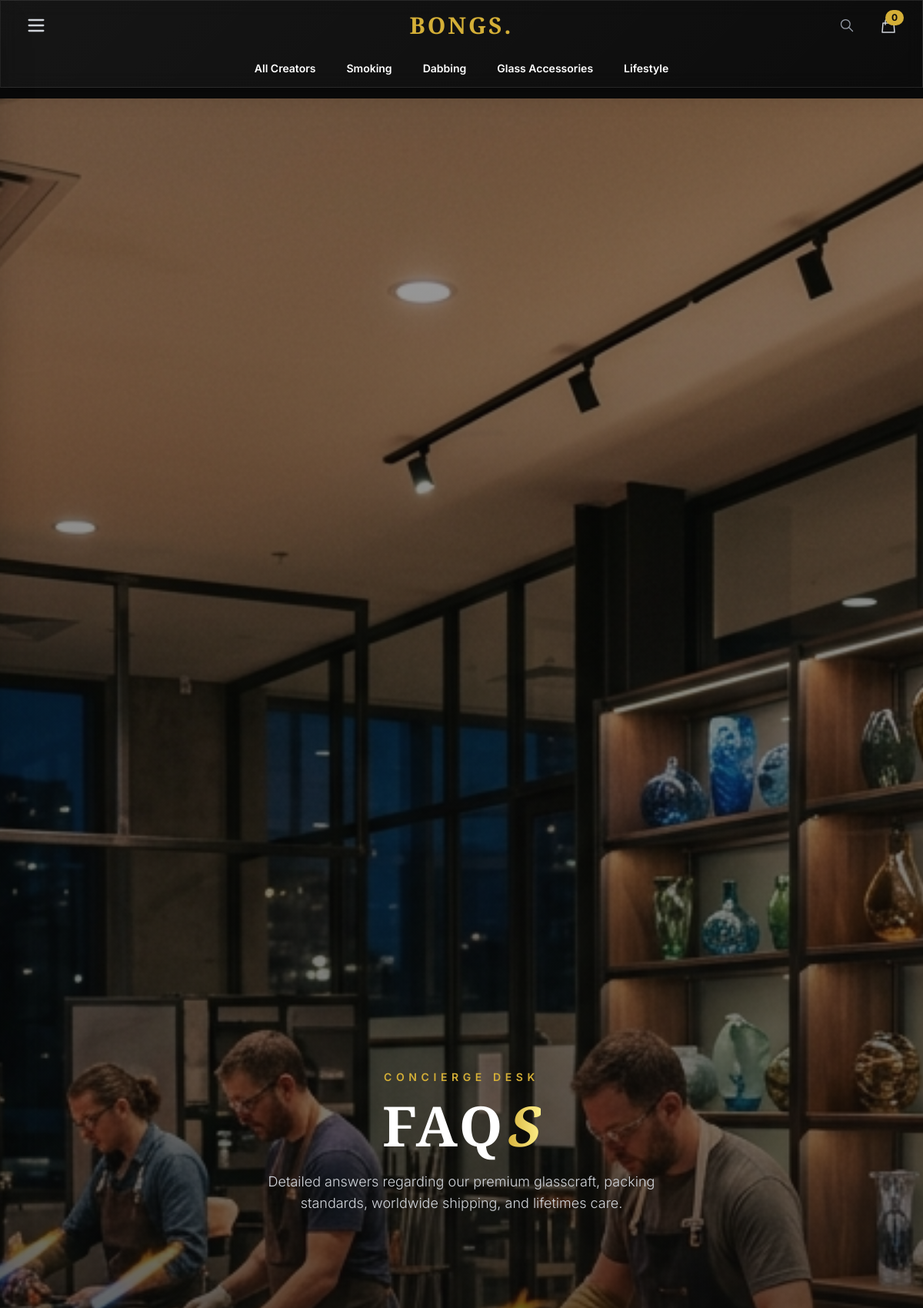
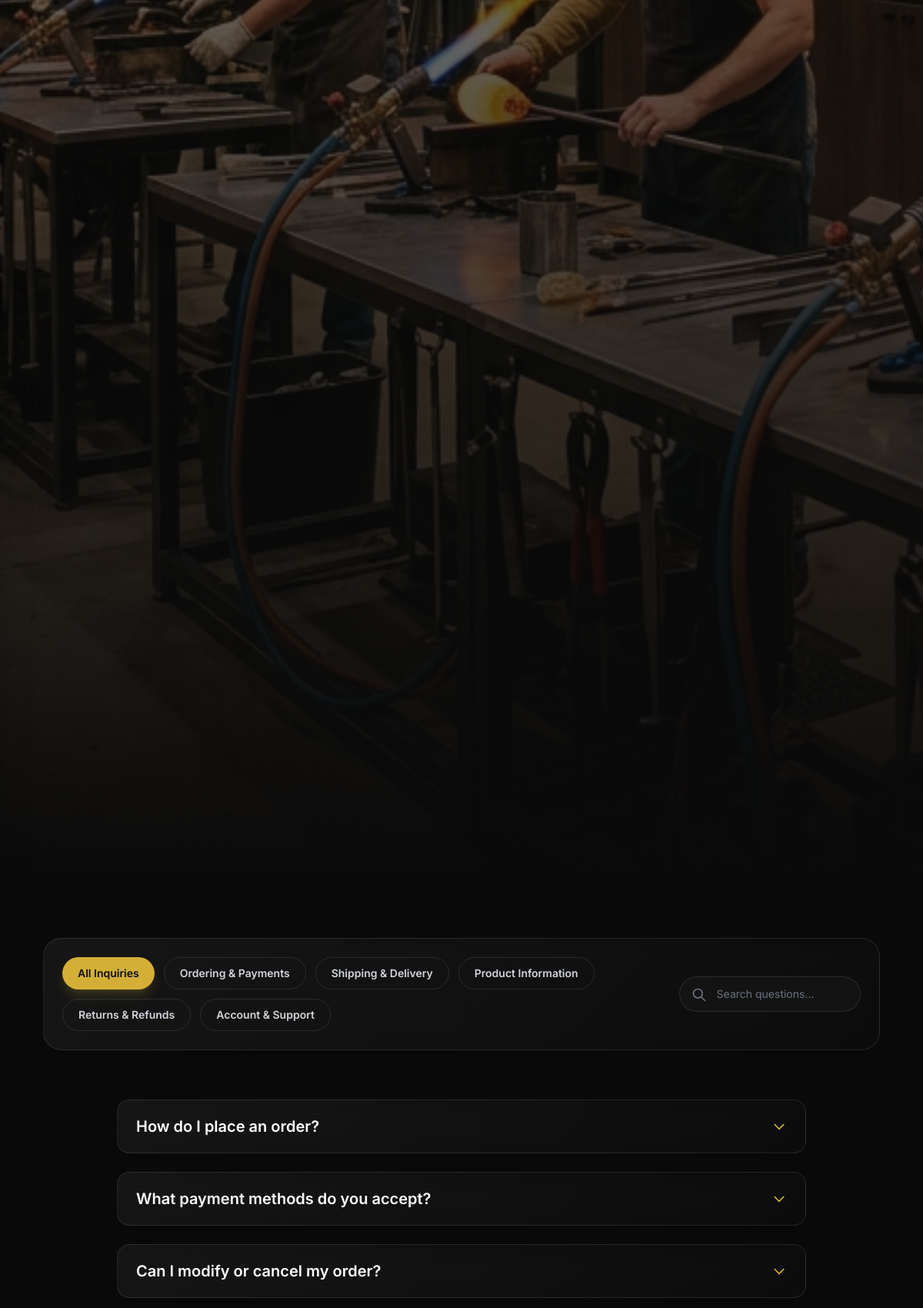
Screenshot of /faq/ (upper part) with the database file from the repository (2 pictures, top to bottom).
### shop/models.py (models this page shows, shortened)
class Category(models.Model):
    parent = models.ForeignKey('self', related_name='children', on_delete=models.CASCADE, blank=True, null=True)
    name = models.CharField(max_length=200)
    slug = models.SlugField(max_length=200, unique=True)
    description = models.TextField(blank=True)
    image = models.ImageField(upload_to='categories/%Y/%m/%d', blank=True)
    class Meta:
        ordering = ['name']
        verbose_name_plural = 'categories'

### core/models.py (models this page shows, shortened)
class FAQCategory(models.Model):
    name = models.CharField(max_length=100)
    order = models.PositiveIntegerField(default=0)
    class Meta:
        ordering = ['order', 'name']
        verbose_name_plural = 'FAQ Categories'

class FAQ(models.Model):
    category = models.ForeignKey(FAQCategory, related_name='faqs', on_delete=models.CASCADE)
    question = models.CharField(max_length=255)
    answer = models.TextField()
    order = models.PositiveIntegerField(default=0)
    class Meta:
        ordering = ['order', 'question']

### core/views.py (the view)
# urls.py: path('faq/', views.faq, name='faq'),
def faq(request):
    faq_categories = FAQCategory.objects.prefetch_related('faqs').all()
    return render(request, 'core/faq.html', {'faq_categories': faq_categories})

### orders/cart.py (called while the page is built)
    def __len__(self):
        return sum(item['quantity'] for item in self.cart.values())

### orders/context_processors.py (called while the page is built)
def cart(request):
    return {'cart': Cart(request)}

### shop/context_processors.py (called while the page is built)
def shop_categories(request):
    top_names = ['All Creators', 'Smoking', 'Dabbing', 'Glass Accessories', 'Lifestyle']
    top_categories = Category.objects.filter(name__in=top_names, parent__isnull=True).prefetch_related('children__children')
    cases = [models.When(name=name, then=models.Value(i)) for i, name in enumerate(top_names)]
    top_categories = top_categories.annotate(custom_order=models.Case(*cases, output_field=models.IntegerField())).order_by('custom_order')
    return {'shop_top_categories': top_categories}

### templates/core/faq.html (shortened to what this page needs)
{% extends 'base.html' %}
{% load static %}
{% block content %}
<div class="relative h-[50vh] w-full overflow-hidden" data-aos="fade-in">
    <img src="{% static 'images/about_hero.jpg' %}" class="w-full h-full object-cover scale-105" alt="Glass Studio Banner">
    <div class="absolute inset-0 bg-gradient-to-b from-brand-dark/40 via-brand-dark/55 to-brand-dark"></div>
    <div class="absolute inset-0 flex flex-col items-center justify-center text-center px-4">
        <p class="text-brand-accent text-sm font-semibold tracking-[0.4em] uppercase mb-4">Concierge Desk</p>
        <h1 class="text-5xl md:text-7xl font-serif font-bold text-white tracking-wider leading-none">
            FAQ<span class="text-transparent bg-clip-text bg-gradient-to-r from-brand-accent to-yellow-200 italic">S</span>
        </h1>
        <p class="mt-6 text-gray-300 text-base md:text-lg max-w-xl font-light">Detailed answers regarding our premium glasscraft, packing standards, worldwide shipping, and lifetimes care.</p>
    </div>
</div>
<div class="max-w-6xl mx-auto px-4 sm:px-6 lg:px-8 py-20">
    <div class="glass p-6 rounded-3xl mb-16 flex flex-col md:flex-row justify-between items-center gap-6" data-aos="fade-up">
        <div class="flex flex-wrap gap-3">
            <button onclick="filterFaq('all')" id="tab-all" class="px-5 py-2.5 rounded-full text-sm font-semibold transition-all bg-brand-accent text-brand-dark shadow-lg shadow-brand-accent/20">
                All Inquiries
            </button>
            {% for category in faq_categories %}
            <button onclick="filterFaq('cat-{{ category.id }}')" id="tab-cat-{{ category.id }}" class="px-5 py-2.5 rounded-full text-sm font-semibold transition-all border border-white/10 text-gray-300 hover:border-brand-accent/50 hover:text-white">
                {{ category.name }}
            </button>
            {% endfor %}
        </div>
        <div class="relative w-full md:w-80">
            <input type="text" id="faq-search" onkeyup="searchFaq()" placeholder="Search questions..." class="w-full pl-12 pr-4 py-3 bg-brand-muted/50 border border-white/10 rounded-full focus:outline-none focus:border-brand-accent text-white placeholder-gray-500 text-sm">
            <svg class="w-5 h-5 text-gray-500 absolute left-4 top-3.5" fill="none" stroke="currentColor" viewBox="0 0 24 24"><path stroke-linecap="round" stroke-linejoin="round" stroke-width="2" d="M21 21l-6-6m2-5a7 7 0 11-14 0 7 7 0 0114 0z"></path></svg>
        </div>
    </div>
    <div class="grid grid-cols-1 gap-6 max-w-4xl mx-auto">
        {% for category in faq_categories %}
            {% for faq in category.faqs.all %}
            <div class="faq-item" data-category="cat-{{ category.id }}" data-aos="fade-up">
                <div class="glass rounded-2xl overflow-hidden border border-white/10 transition-all duration-300">
                    <button class="w-full px-6 py-5 text-left flex justify-between items-center text-white hover:text-brand-accent focus:outline-none" onclick="toggleAccordion('{{ faq.id }}')">
                        <span class="font-semibold text-lg md:text-xl">{{ faq.question }}</span>
                        <svg id="faq-icon-{{ faq.id }}" class="w-5 h-5 transform transition-transform duration-300 text-brand-accent" fill="none" stroke="currentColor" viewBox="0 0 24 24"><path stroke-linecap="round" stroke-linejoin="round" stroke-width="2" d="M19 9l-7 7-7-7"></path></svg>
                    </button>
                </div>
            </div>
            {% endfor %}
        {% empty %}
            <p class="text-gray-400 text-center w-full">No FAQs available yet.</p>
        {% endfor %}
    </div>
</div>
{% endblock %}

### templates/base.html (shortened to what this page needs)
<!DOCTYPE html>
<html lang="en">
<head>
    <link href="https://unpkg.com/aos@2.3.1/dist/aos.css" rel="stylesheet">
    <script src="https://cdn.tailwindcss.com"></script>
</head>
<body class="min-h-screen flex flex-col" hx-headers='{"X-CSRFToken": "{{ csrf_token }}"}'>
    <header class="glass fixed w-full z-50 top-0 border-b border-white/10">
        <div class="max-w-7xl mx-auto px-4 sm:px-6 lg:px-8">
            <div class="flex justify-between items-center h-16">
                <div class="flex items-center w-1/3">
                    <button type="button" onclick="toggleSidebarMenu()" class="text-gray-300 hover:text-brand-accent focus:outline-none">
                        <svg class="w-7 h-7" fill="none" stroke="currentColor" viewBox="0 0 24 24">
                            <path stroke-linecap="round" stroke-linejoin="round" stroke-width="2" d="M4 6h16M4 12h16M4 18h16"></path>
                        </svg>
                    </button>
                </div>
                <div class="flex-shrink-0 flex items-center justify-center w-1/3">
                    <a href="/" class="text-3xl font-serif font-bold text-brand-accent tracking-widest">BONGS.</a>
                </div>
                <div class="flex items-center justify-end space-x-4 md:space-x-6 w-1/3">
                    <form action="{% url 'shop:product_list' %}" method="GET" class="relative group hidden sm:block">
                        <div class="absolute inset-y-0 right-0 pr-2 flex items-center pointer-events-none">
                            <svg class="w-5 h-5 text-gray-400 group-hover:text-brand-accent transition-colors" fill="none" stroke="currentColor" viewBox="0 0 24 24"><path stroke-linecap="round" stroke-linejoin="round" stroke-width="1.5" d="M21 21l-6-6m2-5a7 7 0 11-14 0 7 7 0 0114 0z"></path></svg>
                        </div>
                    </form>
                    <a href="{% url 'orders:cart_detail' %}" class="text-gray-300 hover:text-brand-accent transition-colors relative">
                        <svg class="w-6 h-6" fill="none" stroke="currentColor" viewBox="0 0 24 24"><path stroke-linecap="round" stroke-linejoin="round" stroke-width="1.5" d="M16 11V7a4 4 0 00-8 0v4M5 9h14l1 12H4L5 9z"></path></svg>
                        <span class="absolute -top-2 -right-2 bg-brand-accent text-brand-dark text-xs font-bold px-2 py-0.5 rounded-full">
                            {% with totlen=cart|length %}
                                {% if totlen > 0 %}{{ totlen }}{% else %}0{% endif %}
                            {% endwith %}
                        </span>
                    </a>
                </div>
            </div>
            <nav class="hidden md:flex justify-center items-center space-x-10 h-12">
                {% for top_cat in shop_top_categories %}
                    <div class="group h-full flex items-center">
                        <button type="button" class="text-white hover:text-brand-accent font-semibold text-sm transition-colors {% if category.get_root.slug == top_cat.slug %}text-brand-accent{% endif %} cursor-default">
                            {{ top_cat.name }}
                        </button>
                    </div>
                {% endfor %}
            </nav>
        </div>
    </header>
    <main class="flex-grow pt-24 lg:pt-32">
        {% block content %}
        {% endblock content %}
    </main>
</body>
</html>

### rows the page displays
Category: name "All Creators"
Category: name "Smoking"
Category: name "Dabbing"
Category: name "Glass Accessories"
Category: name "Lifestyle"
FAQCategory: name "Ordering & Payments"
FAQCategory: name "Shipping & Delivery"
FAQCategory: name "Product Information"
FAQCategory: name "Returns & Refunds"
FAQCategory: name "Account & Support"
FAQ: question "How do I place an order?"
FAQ: question "What payment methods do you accept?"
FAQ: question "Can I modify or cancel my order?"
